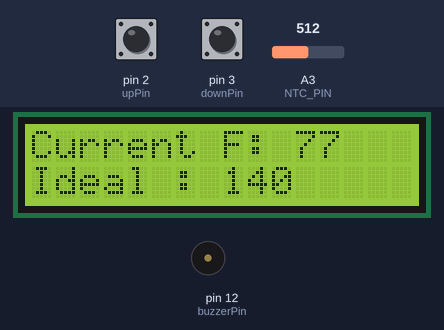
A program run on a simulated Arduino Nano, built with avr-gcc and run on an emulated ATmega328P. Parts: 16×2 character LCD, buzzer (waves = sounding, pin HIGH). The test bench sets the inputs (shaded band); at power-on: A3 (NTC_PIN) = 512, pin 2 (upPin) HIGH, pin 3 (downPin) HIGH. What the program prints to the serial monitor is not drawn.

Above: at 1.2 s.
1.3 s: A3 (NTC_PIN) set to 716
At 2.4 s:
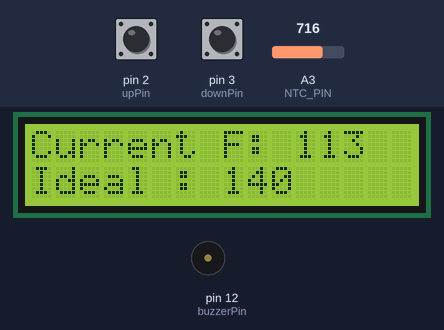
2.9 s: pin 2 (upPin) pulled LOW for 0.15 s
At 4.2 s:
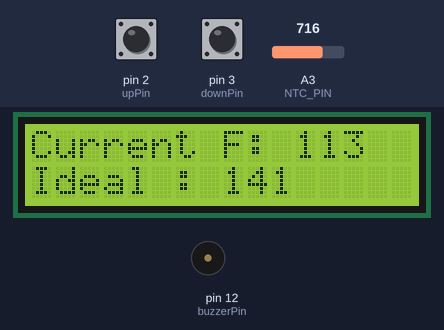
4.6 s: pin 2 (upPin) pulled LOW for 1 s
At 6.7 s:
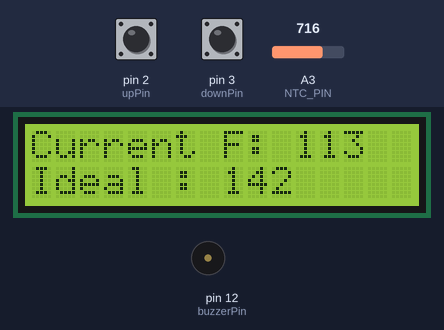
7.2 s: A3 (NTC_PIN) set to 1009
At 8.1 s:
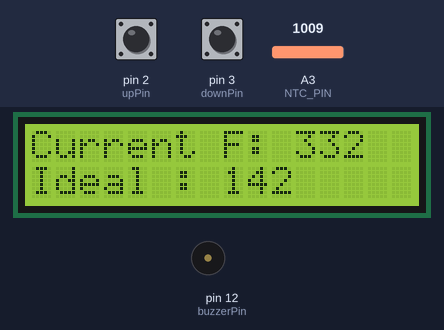
8.8 s: A3 (NTC_PIN) set to 1023
At 10.1 s:
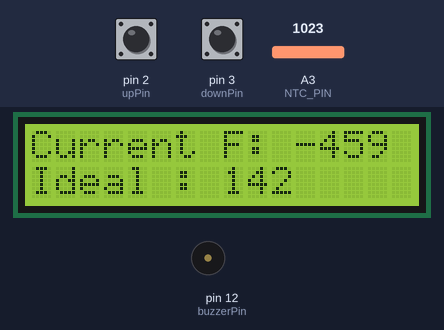
10.7 s: pin 3 (downPin) pulled LOW for 0.15 s
At 11.2 s:
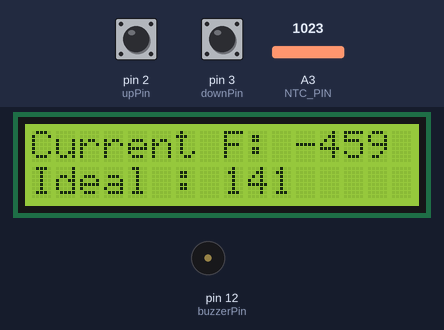
Timing chart, 0 to 13.4 s (numbered marks = the images above; inputs shaded):
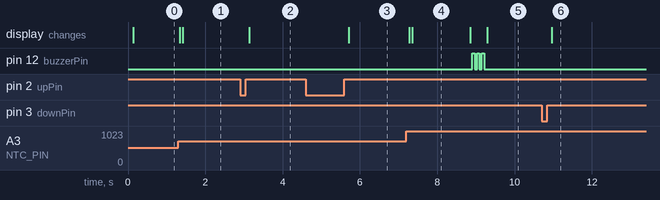

Measured:
- the behaviour switches between 1022 and 1023 on A3 (NTC_PIN) (found by bisection; images 4 and 5)
- after the input at 1.3 s, the display: first changes at once (image 1 shows a later state)
- after the input at 2.9 s, the display: changes after 0.23 s (image 2)
- after the input at 4.6 s, the display: changes after 1.1 s (image 3)
- after the input at 7.2 s, the display: first changes after 0.07 s (image 4 shows a later state)
- after the input at 8.8 s, pin 12 (buzzerPin): alternates HIGH for 0.06 s and LOW for 0.06 s, 6 changes in all, then stays LOW, starting after 0.11 s; the display: first changes after 0.06 s (image 5 shows a later state)
- after the input at 10.7 s, the display: changes after 0.26 s (image 6)

The program:

main.cpp
```cpp
#include <Arduino.h>

///////////////////////////////////////////////BUZZER
void beepBeep(int pin, int numTimesRepeated)
{
	for (int i = 0; i < numTimesRepeated; i++)
	{
		digitalWrite(pin, HIGH);
		delay(60);
		digitalWrite(pin, LOW);
		delay(60);
	}
}
int buzzerPin = 12;

#include "thermistor.h"
#include "HardwareSerial.h"

// Analog pin used to read the NTC
#define NTC_PIN A3

// Thermistor object
THERMISTOR thermistor(NTC_PIN, // Analog pin
							 100000,	 // Nominal resistance at 25 ºC
							 3950,	 // thermistor's beta coefficient
							 100000); // Value of the series resistor

// Global temperature reading
double temp;
double previousTemp;

/*
void setup()
{
	Serial.begin(9600);
}


void loop()
{
}
*/

#include <Wire.h>
#include <LiquidCrystal_I2C.h>

// Set the LCD address to 0x27 for a 16 chars and 2 line display
LiquidCrystal_I2C lcd(0x3F, 16, 2);

#include <JC_Button.h> // https://github.com/JChristensen/JC_Button

// pin assignments
const byte upPin = 2,
			  downPin = 3;

Button up(upPin);		 // define the button
Button down(downPin); // define the button

void setup()
{
	pinMode(buzzerPin,OUTPUT);
	//////////////////////////////////////////////////
	// initialize the LCD
	lcd.begin();

	// Turn on the blacklight and print a message.
	lcd.backlight();
	/////////////////////////////////////////////////////
	Serial.begin(9600);
	up.begin();	  // initialize the button object
	down.begin(); // initialize the button object
}

int idealTemperature = 140; //our coffee is now chicken
int previousIdeal = idealTemperature;


void updateLCD()
{
	lcd.clear();
	lcd.print("Current F: ");
	lcd.print(((int)temp));

	lcd.setCursor(0,1);//x,y

	lcd.print("Ideal : ");
	lcd.print(idealTemperature);

}

void loop()
{
	up.read();	 // read the button
	down.read(); // read the button

	if (up.wasReleased()) // if the button was released, change the LED state
	{
		idealTemperature++;
	}
	if (down.wasReleased()) // if the button was released, change the LED state
	{
		idealTemperature--;
	}

	temp = thermistor.read(); // Read temperature
	temp /= 10;

	temp = ((temp * 9) / 5.) + 32;

	if((int)temp<idealTemperature && (int)previousTemp>=idealTemperature)
	{
		beepBeep(buzzerPin, 3);
		Serial.print("BEEP");
	}
	if((int)temp!=(int)previousTemp || idealTemperature != previousIdeal)
	{
		updateLCD();
		previousTemp=temp;
		previousIdeal=idealTemperature;
	}


	//delay(5000);
}
```
